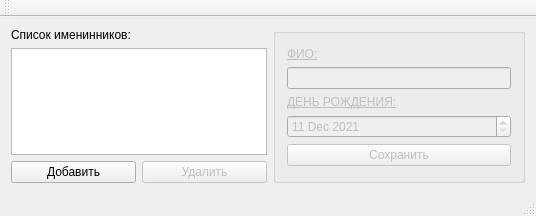
<?xml version="1.0" encoding="UTF-8"?>
<ui version="4.0">
 <class>MainWindow</class>
 <widget class="QMainWindow" name="MainWindow">
  <property name="geometry">
   <rect>
    <x>0</x>
    <y>0</y>
    <width>536</width>
    <height>216</height>
   </rect>
  </property>
  <property name="minimumSize">
   <size>
    <width>536</width>
    <height>216</height>
   </size>
  </property>
  <property name="maximumSize">
   <size>
    <width>806</width>
    <height>313</height>
   </size>
  </property>
  <property name="windowTitle">
   <string>MainWindow</string>
  </property>
  <widget class="QWidget" name="centralWidget">
   <layout class="QFormLayout" name="formLayout">
    <item row="0" column="0">
     <layout class="QVBoxLayout" name="verticalLayout">
      <item>
       <widget class="QLabel" name="label_3">
        <property name="text">
         <string>Список именинников:</string>
        </property>
       </widget>
      </item>
      <item>
       <widget class="QListView" name="listView"/>
      </item>
      <item>
       <layout class="QHBoxLayout" name="horizontalLayout_3">
        <item>
         <widget class="QPushButton" name="addhuman">
          <property name="text">
           <string>Добавить</string>
          </property>
         </widget>
        </item>
        <item>
         <widget class="QPushButton" name="delete_2">
          <property name="enabled">
           <bool>false</bool>
          </property>
          <property name="text">
           <string>Удалить</string>
          </property>
         </widget>
        </item>
       </layout>
      </item>
     </layout>
    </item>
    <item row="0" column="1">
     <widget class="QGroupBox" name="groupBox">
      <property name="enabled">
       <bool>false</bool>
      </property>
      <property name="title">
       <string/>
      </property>
      <layout class="QVBoxLayout" name="verticalLayout_2">
       <item>
        <spacer name="verticalSpacer">
         <property name="orientation">
          <enum>Qt::Vertical</enum>
         </property>
         <property name="sizeHint" stdset="0">
          <size>
           <width>20</width>
           <height>40</height>
          </size>
         </property>
        </spacer>
       </item>
       <item>
        <widget class="QLabel" name="label">
         <property name="font">
          <font>
           <underline>true</underline>
          </font>
         </property>
         <property name="text">
          <string>ФИО:</string>
         </property>
        </widget>
       </item>
       <item>
        <widget class="QLineEdit" name="human">
         <property name="maxLength">
          <number>45</number>
         </property>
        </widget>
       </item>
       <item>
        <widget class="QLabel" name="label_2">
         <property name="font">
          <font>
           <underline>true</underline>
          </font>
         </property>
         <property name="text">
          <string>ДЕНЬ РОЖДЕНИЯ:</string>
         </property>
        </widget>
       </item>
       <item>
        <widget class="QDateEdit" name="date_birth">
         <property name="maximumDate">
          <date>
           <year>2031</year>
           <month>12</month>
           <day>31</day>
          </date>
         </property>
         <property name="minimumDate">
          <date>
           <year>2021</year>
           <month>12</month>
           <day>11</day>
          </date>
         </property>
        </widget>
       </item>
       <item>
        <widget class="QPushButton" name="save">
         <property name="text">
          <string>Сохранить</string>
         </property>
        </widget>
       </item>
       <item>
        <spacer name="verticalSpacer_2">
         <property name="orientation">
          <enum>Qt::Vertical</enum>
         </property>
         <property name="sizeHint" stdset="0">
          <size>
           <width>20</width>
           <height>40</height>
          </size>
         </property>
        </spacer>
       </item>
      </layout>
     </widget>
    </item>
   </layout>
  </widget>
  <widget class="QMenuBar" name="menuBar">
   <property name="geometry">
    <rect>
     <x>0</x>
     <y>0</y>
     <width>536</width>
     <height>21</height>
    </rect>
   </property>
  </widget>
  <widget class="QToolBar" name="mainToolBar">
   <attribute name="toolBarArea">
    <enum>TopToolBarArea</enum>
   </attribute>
   <attribute name="toolBarBreak">
    <bool>false</bool>
   </attribute>
  </widget>
  <widget class="QStatusBar" name="statusBar"/>
 </widget>
 <layoutdefault spacing="6" margin="11"/>
 <resources/>
 <connections/>
</ui>
